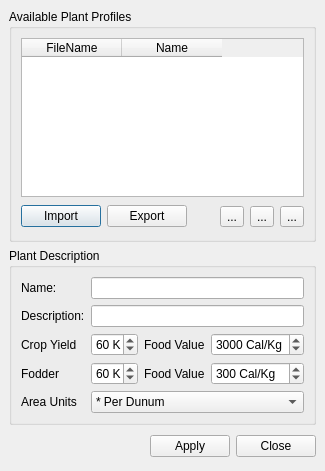
<ui version="4.0" >
 <class>LaPlantManagerBase</class>
 <widget class="QDialog" name="LaPlantManagerBase" >
  <property name="geometry" >
   <rect>
    <x>0</x>
    <y>0</y>
    <width>324</width>
    <height>471</height>
   </rect>
  </property>
  <property name="windowTitle" >
   <string>Plant Profile Manager</string>
  </property>
  <layout class="QGridLayout" >
   <property name="margin" >
    <number>9</number>
   </property>
   <property name="spacing" >
    <number>6</number>
   </property>
   <item row="1" column="0" colspan="3" >
    <widget class="QGroupBox" name="groupBoxPlantDescription" >
     <property name="title" >
      <string>Plant Description</string>
     </property>
     <layout class="QGridLayout" >
      <property name="margin" >
       <number>9</number>
      </property>
      <property name="spacing" >
       <number>6</number>
      </property>
      <item row="4" column="1" colspan="3" >
       <widget class="QComboBox" name="comboBoxYieldUnits" >
        <property name="sizePolicy" >
         <sizepolicy>
          <hsizetype>7</hsizetype>
          <vsizetype>0</vsizetype>
          <horstretch>0</horstretch>
          <verstretch>0</verstretch>
         </sizepolicy>
        </property>
        <property name="toolTip" >
         <string>&lt;html>&lt;head>&lt;meta name="qrichtext" content="1" />&lt;style type="text/css">
p, li { white-space: pre-wrap; }
&lt;/style>&lt;/head>&lt;body style=" font-family:'Sans Serif'; font-size:9pt; font-weight:400; font-style:normal; text-decoration:none;">
&lt;p style=" margin-top:0px; margin-bottom:0px; margin-left:0px; margin-right:0px; -qt-block-indent:0; text-indent:0px;">1 dunum = 1000 square meters&lt;/p>
&lt;p style=" margin-top:0px; margin-bottom:0px; margin-left:0px; margin-right:0px; -qt-block-indent:0; text-indent:0px;">1 hectare = 10,000 square meters&lt;/p>&lt;/body>&lt;/html></string>
        </property>
        <item>
         <property name="text" >
          <string>* Per Dunum</string>
         </property>
        </item>
        <item>
         <property name="text" >
          <string>* Per Hectare</string>
         </property>
        </item>
       </widget>
      </item>
      <item row="3" column="0" >
       <widget class="QLabel" name="labelPlantDescription6" >
        <property name="sizePolicy" >
         <sizepolicy>
          <hsizetype>1</hsizetype>
          <vsizetype>5</vsizetype>
          <horstretch>0</horstretch>
          <verstretch>0</verstretch>
         </sizepolicy>
        </property>
        <property name="toolTip" >
         <string>&lt;html>&lt;head>&lt;meta name="qrichtext" content="1" />&lt;style type="text/css">
p, li { white-space: pre-wrap; }
&lt;/style>&lt;/head>&lt;body style=" font-family:'Sans Serif'; font-size:9pt; font-weight:400; font-style:normal; text-decoration:none;">
&lt;p style=" margin-top:0px; margin-bottom:0px; margin-left:0px; margin-right:0px; -qt-block-indent:0; text-indent:0px;">Fodder produced from Wheat&lt;/p>&lt;/body>&lt;/html></string>
        </property>
        <property name="whatsThis" >
         <string>&lt;html>&lt;head>&lt;meta name="qrichtext" content="1" />&lt;style type="text/css">
p, li { white-space: pre-wrap; }
&lt;/style>&lt;/head>&lt;body style=" font-family:'Sans Serif'; font-size:9pt; font-weight:400; font-style:normal; text-decoration:none;">
&lt;p style=" margin-top:0px; margin-bottom:0px; margin-left:0px; margin-right:0px; -qt-block-indent:0; text-indent:0px;">Fodder is the straw and chaff left after harvesting the grain.  Enter the number of Kilograms expected for this crop per (either) dunum or hectare&lt;/p>&lt;/body>&lt;/html></string>
        </property>
        <property name="text" >
         <string>Fodder</string>
        </property>
        <property name="textFormat" >
         <enum>Qt::AutoText</enum>
        </property>
        <property name="wordWrap" >
         <bool>false</bool>
        </property>
       </widget>
      </item>
      <item row="3" column="1" >
       <widget class="QSpinBox" name="spinBoxCropFodderProduction" >
        <property name="sizePolicy" >
         <sizepolicy>
          <hsizetype>7</hsizetype>
          <vsizetype>0</vsizetype>
          <horstretch>0</horstretch>
          <verstretch>0</verstretch>
         </sizepolicy>
        </property>
        <property name="toolTip" >
         <string>&lt;html>&lt;head>&lt;meta name="qrichtext" content="1" />&lt;style type="text/css">
p, li { white-space: pre-wrap; }
&lt;/style>&lt;/head>&lt;body style=" font-family:'Sans Serif'; font-size:9pt; font-weight:400; font-style:normal; text-decoration:none;">
&lt;p style=" margin-top:0px; margin-bottom:0px; margin-left:0px; margin-right:0px; -qt-block-indent:0; text-indent:0px;">Fodder produced from Wheat&lt;/p>&lt;/body>&lt;/html></string>
        </property>
        <property name="whatsThis" >
         <string>&lt;html>&lt;head>&lt;meta name="qrichtext" content="1" />&lt;style type="text/css">
p, li { white-space: pre-wrap; }
&lt;/style>&lt;/head>&lt;body style=" font-family:'Sans Serif'; font-size:9pt; font-weight:400; font-style:normal; text-decoration:none;">
&lt;p style=" margin-top:0px; margin-bottom:0px; margin-left:0px; margin-right:0px; -qt-block-indent:0; text-indent:0px;">Fodder is the straw and chaff left after harvesting the grain.  Enter the number of Kilograms expected to be produced from this crop per (either) dunum or hectare.  &lt;span style=" font-weight:600; color:#0000ff;">Note that this fodder amount is solely for consumption by animals.&lt;/span>  If straw or chaff is being used for other purposes, it must be taken out of the total expected fodder level.&lt;/p>&lt;/body>&lt;/html></string>
        </property>
        <property name="suffix" >
         <string> Kg*</string>
        </property>
        <property name="maximum" >
         <number>400</number>
        </property>
        <property name="value" >
         <number>60</number>
        </property>
       </widget>
      </item>
      <item row="3" column="2" >
       <widget class="QLabel" name="label_5" >
        <property name="text" >
         <string>Food Value</string>
        </property>
       </widget>
      </item>
      <item row="3" column="3" >
       <widget class="QSpinBox" name="spinBoxCropFodderCalories" >
        <property name="sizePolicy" >
         <sizepolicy>
          <hsizetype>0</hsizetype>
          <vsizetype>0</vsizetype>
          <horstretch>0</horstretch>
          <verstretch>0</verstretch>
         </sizepolicy>
        </property>
        <property name="toolTip" >
         <string>&lt;html>&lt;head>&lt;meta name="qrichtext" content="1" />&lt;style type="text/css">
p, li { white-space: pre-wrap; }
&lt;/style>&lt;/head>&lt;body style=" font-family:'Sans Serif'; font-size:9pt; font-weight:400; font-style:normal; text-decoration:none;">
&lt;p style=" margin-top:0px; margin-bottom:0px; margin-left:0px; margin-right:0px; -qt-block-indent:0; text-indent:0px;">Calories per kilogram in WHEAT fodder&lt;/p>&lt;/body>&lt;/html></string>
        </property>
        <property name="whatsThis" >
         <string>&lt;html>&lt;head>&lt;meta name="qrichtext" content="1" />&lt;style type="text/css">
p, li { white-space: pre-wrap; }
&lt;/style>&lt;/head>&lt;body style=" font-family:'Sans Serif'; font-size:9pt; font-weight:400; font-style:normal; text-decoration:none;">
&lt;p style=" margin-top:0px; margin-bottom:0px; margin-left:0px; margin-right:0px; -qt-block-indent:0; text-indent:0px;">Food value of fodder when used as feed for domestic animals.  This is measured in calories per kilogram.&lt;/p>&lt;/body>&lt;/html></string>
        </property>
        <property name="suffix" >
         <string> Cal/Kg</string>
        </property>
        <property name="maximum" >
         <number>5000</number>
        </property>
        <property name="minimum" >
         <number>1</number>
        </property>
        <property name="value" >
         <number>300</number>
        </property>
       </widget>
      </item>
      <item row="2" column="2" >
       <widget class="QLabel" name="label_2" >
        <property name="text" >
         <string>Food Value</string>
        </property>
       </widget>
      </item>
      <item row="2" column="1" >
       <widget class="QSpinBox" name="spinBoxCropYield" >
        <property name="sizePolicy" >
         <sizepolicy>
          <hsizetype>7</hsizetype>
          <vsizetype>0</vsizetype>
          <horstretch>0</horstretch>
          <verstretch>0</verstretch>
         </sizepolicy>
        </property>
        <property name="toolTip" >
         <string>&lt;html>&lt;head>&lt;meta name="qrichtext" content="1" />&lt;style type="text/css">
p, li { white-space: pre-wrap; }
&lt;/style>&lt;/head>&lt;body style=" font-family:'Sans Serif'; font-size:9pt; font-weight:400; font-style:normal; text-decoration:none;">
&lt;p style=" margin-top:0px; margin-bottom:0px; margin-left:0px; margin-right:0px; -qt-block-indent:0; text-indent:0px;">Yield of Crop&lt;/p>&lt;/body>&lt;/html></string>
        </property>
        <property name="suffix" >
         <string> Kg*</string>
        </property>
        <property name="maximum" >
         <number>400</number>
        </property>
        <property name="value" >
         <number>60</number>
        </property>
       </widget>
      </item>
      <item row="2" column="0" >
       <widget class="QLabel" name="labelPlantDescription4" >
        <property name="sizePolicy" >
         <sizepolicy>
          <hsizetype>5</hsizetype>
          <vsizetype>5</vsizetype>
          <horstretch>0</horstretch>
          <verstretch>0</verstretch>
         </sizepolicy>
        </property>
        <property name="text" >
         <string>Crop Yield</string>
        </property>
        <property name="textFormat" >
         <enum>Qt::AutoText</enum>
        </property>
        <property name="wordWrap" >
         <bool>false</bool>
        </property>
       </widget>
      </item>
      <item row="2" column="3" >
       <widget class="QSpinBox" name="spinBoxCropCalories" >
        <property name="sizePolicy" >
         <sizepolicy>
          <hsizetype>0</hsizetype>
          <vsizetype>0</vsizetype>
          <horstretch>0</horstretch>
          <verstretch>0</verstretch>
         </sizepolicy>
        </property>
        <property name="suffix" >
         <string> Cal/Kg</string>
        </property>
        <property name="maximum" >
         <number>5000</number>
        </property>
        <property name="minimum" >
         <number>1</number>
        </property>
        <property name="value" >
         <number>3000</number>
        </property>
       </widget>
      </item>
      <item row="1" column="1" colspan="3" >
       <widget class="QLineEdit" name="leDescription" >
        <property name="whatsThis" >
         <string>Description of the current layerset</string>
        </property>
       </widget>
      </item>
      <item row="0" column="1" colspan="3" >
       <widget class="QLineEdit" name="leName" >
        <property name="whatsThis" >
         <string>Short name for the current layerset</string>
        </property>
       </widget>
      </item>
      <item row="1" column="0" >
       <widget class="QLabel" name="label_4" >
        <property name="text" >
         <string>Description:</string>
        </property>
       </widget>
      </item>
      <item row="0" column="0" >
       <widget class="QLabel" name="label" >
        <property name="text" >
         <string>Name:</string>
        </property>
       </widget>
      </item>
      <item row="4" column="0" >
       <widget class="QLabel" name="label_3" >
        <property name="text" >
         <string>Area Units</string>
        </property>
       </widget>
      </item>
     </layout>
    </widget>
   </item>
   <item row="0" column="0" colspan="3" >
    <widget class="QGroupBox" name="grpProfiles" >
     <property name="title" >
      <string>Available Plant Profiles</string>
     </property>
     <layout class="QGridLayout" >
      <property name="margin" >
       <number>9</number>
      </property>
      <property name="spacing" >
       <number>6</number>
      </property>
      <item row="0" column="0" colspan="6" >
       <widget class="QTableWidget" name="tblPlants" >
        <property name="whatsThis" >
         <string>Table of the currently available layersets</string>
        </property>
        <property name="alternatingRowColors" >
         <bool>true</bool>
        </property>
        <property name="selectionMode" >
         <enum>QAbstractItemView::SingleSelection</enum>
        </property>
        <property name="selectionBehavior" >
         <enum>QAbstractItemView::SelectRows</enum>
        </property>
        <column>
         <property name="text" >
          <string>FileName</string>
         </property>
        </column>
        <column>
         <property name="text" >
          <string>Name</string>
         </property>
        </column>
       </widget>
      </item>
      <item row="1" column="3" >
       <widget class="QToolButton" name="toolNew" >
        <property name="toolTip" >
         <string>New</string>
        </property>
        <property name="text" >
         <string>...</string>
        </property>
        <property name="icon" >
         <iconset resource="../resources/resources.qrc" >:/new.png</iconset>
        </property>
       </widget>
      </item>
      <item row="1" column="4" >
       <widget class="QToolButton" name="toolCopy" >
        <property name="toolTip" >
         <string>Clone</string>
        </property>
        <property name="text" >
         <string>...</string>
        </property>
        <property name="icon" >
         <iconset resource="../resources/resources.qrc" >:/copy.png</iconset>
        </property>
       </widget>
      </item>
      <item row="1" column="5" >
       <widget class="QToolButton" name="toolDelete" >
        <property name="toolTip" >
         <string>Delete</string>
        </property>
        <property name="text" >
         <string>...</string>
        </property>
        <property name="icon" >
         <iconset resource="../resources/resources.qrc" >:/delete.png</iconset>
        </property>
       </widget>
      </item>
      <item row="1" column="0" >
       <widget class="QPushButton" name="pbnImport" >
        <property name="minimumSize" >
         <size>
          <width>80</width>
          <height>0</height>
         </size>
        </property>
        <property name="text" >
         <string>Import</string>
        </property>
       </widget>
      </item>
      <item row="1" column="1" >
       <widget class="QPushButton" name="pbnExport" >
        <property name="minimumSize" >
         <size>
          <width>80</width>
          <height>0</height>
         </size>
        </property>
        <property name="text" >
         <string>Export</string>
        </property>
       </widget>
      </item>
      <item row="1" column="2" >
       <spacer>
        <property name="orientation" >
         <enum>Qt::Horizontal</enum>
        </property>
        <property name="sizeHint" >
         <size>
          <width>71</width>
          <height>27</height>
         </size>
        </property>
       </spacer>
      </item>
     </layout>
    </widget>
   </item>
   <item row="2" column="2" >
    <widget class="QPushButton" name="pbnClose" >
     <property name="sizePolicy" >
      <sizepolicy>
       <hsizetype>1</hsizetype>
       <vsizetype>0</vsizetype>
       <horstretch>0</horstretch>
       <verstretch>0</verstretch>
      </sizepolicy>
     </property>
     <property name="text" >
      <string>Close</string>
     </property>
    </widget>
   </item>
   <item row="2" column="1" >
    <widget class="QPushButton" name="pbnApply" >
     <property name="whatsThis" >
      <string>Apply the changes that have just been made to these layerset details</string>
     </property>
     <property name="text" >
      <string>Apply</string>
     </property>
     <property name="checkable" >
      <bool>false</bool>
     </property>
     <property name="flat" >
      <bool>false</bool>
     </property>
    </widget>
   </item>
   <item row="2" column="0" >
    <spacer>
     <property name="orientation" >
      <enum>Qt::Horizontal</enum>
     </property>
     <property name="sizeHint" >
      <size>
       <width>31</width>
       <height>31</height>
      </size>
     </property>
    </spacer>
   </item>
  </layout>
 </widget>
 <resources>
  <include location="../resources/resources.qrc" />
 </resources>
 <connections>
  <connection>
   <sender>pbnClose</sender>
   <signal>clicked()</signal>
   <receiver>LaPlantManagerBase</receiver>
   <slot>reject()</slot>
   <hints>
    <hint type="sourcelabel" >
     <x>510</x>
     <y>477</y>
    </hint>
    <hint type="destinationlabel" >
     <x>164</x>
     <y>476</y>
    </hint>
   </hints>
  </connection>
 </connections>
</ui>
